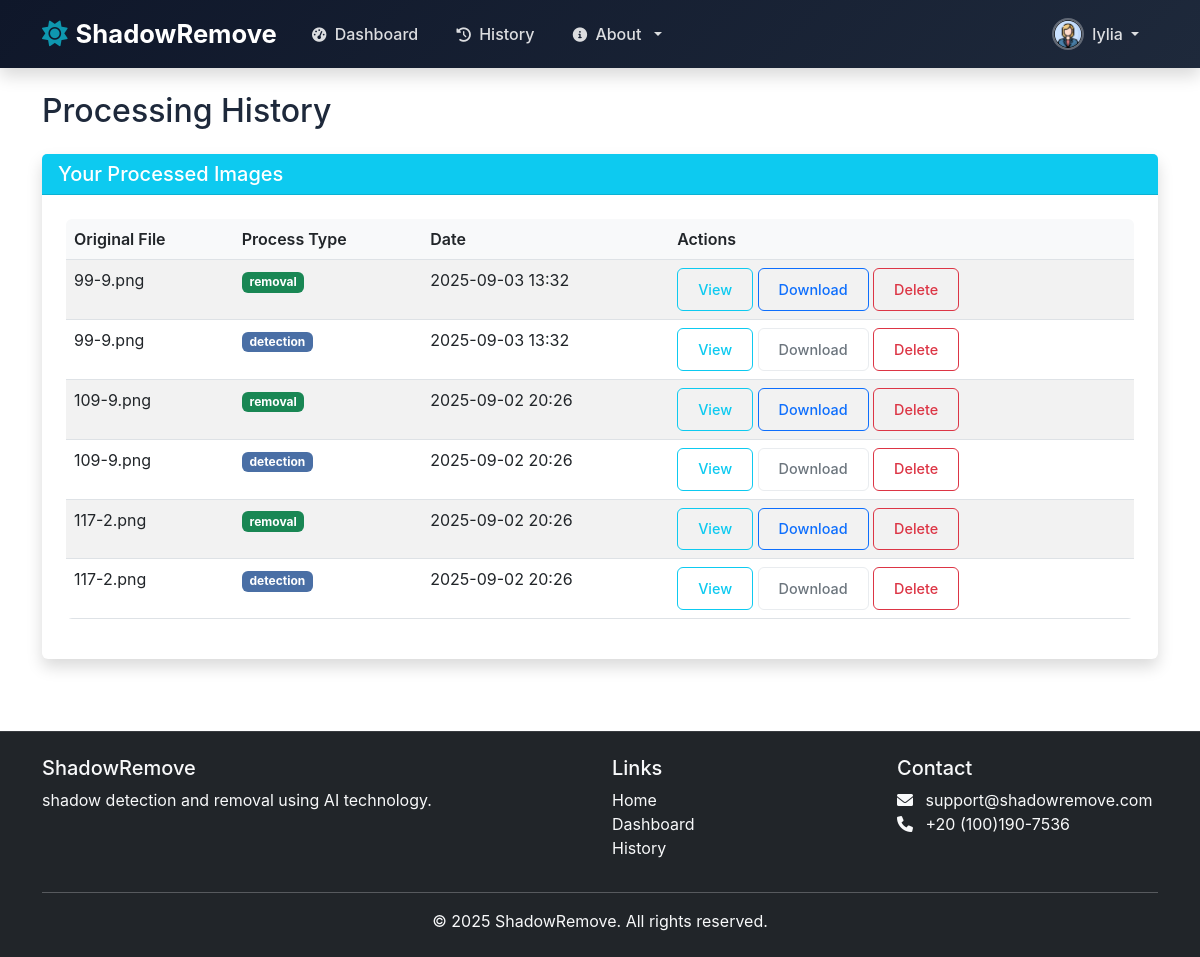
/history (signed in), run on the app's committed database.
### models.py (models this page shows, shortened)
class User(UserMixin, db.Model):
    id = db.Column(db.Integer, primary_key=True)
    username = db.Column(db.String(80), unique=True, nullable=False)
    email = db.Column(db.String(120), unique=True, nullable=False)
    password_hash = db.Column(db.String(128))
    first_name = db.Column(db.String(80), nullable=True)
    last_name = db.Column(db.String(80), nullable=True)
    bio = db.Column(db.Text, nullable=True)
    avatar = db.Column(db.String(120), default='default-avatar.png')
    created_at = db.Column(db.DateTime, default=datetime.utcnow)
    updated_at = db.Column(db.DateTime, default=datetime.utcnow, onupdate=datetime.utcnow)
    is_admin = db.Column(db.Boolean, default=False)
    is_active = db.Column(db.Boolean, default=True)

class ProcessedImage(db.Model):
    id = db.Column(db.Integer, primary_key=True)
    user_id = db.Column(db.Integer, db.ForeignKey('user.id'), nullable=False)
    original_filename = db.Column(db.String(255), nullable=False)
    processed_filename = db.Column(db.String(255), nullable=False)
    process_type = db.Column(db.String(50), nullable=False)  # 'detection' or 'removal'
    created_at = db.Column(db.DateTime, default=datetime.utcnow)
    user = db.relationship('User', backref=db.backref('processed_images', lazy=True))

### app.py (the view)
@app.route('/history')
@login_required
def history():
    processed_images = ProcessedImage.query.filter_by(user_id=current_user.id).order_by(ProcessedImage.created_at.desc()).all()
    return render_template('history.html', images=processed_images)

### app.py (called while the page is built)
@login_manager.user_loader
def load_user(user_id):
    return User.query.get(int(user_id))

### templates/history.html (shortened to what this page needs)
{% extends "base.html" %}
{% block content %}
<div class="row">
    <div class="col-12">
        <h2 class="mb-4">Processing History</h2>
    </div>
</div>
<div class="row">
    <div class="col-12">
        <div class="card shadow">
            <div class="card-header bg-info text-white">
                <h5 class="card-title mb-0">Your Processed Images</h5>
            </div>
            <div class="card-body">
                {% if images %}
                    <div class="table-responsive">
                        <table class="table table-striped">
                            <thead>
                                <tr>
                                    <th>Original File</th>
                                    <th>Process Type</th>
                                    <th>Date</th>
                                    <th>Actions</th>
                                </tr>
                            </thead>
                            <tbody>
                                {% for image in images %}
                                    <tr>
                                        <td>{{ image.original_filename }}</td>
                                        <td>
                                            <span class="badge bg-{% if image.process_type == 'detection' %}primary{% else %}success{% endif %}">
                                                {{ image.process_type }}
                                            </span>
                                        </td>
                                        <td>{{ image.created_at.strftime('%Y-%m-%d %H:%M') }}</td>
                                        <td>
                                            <a href="{{ url_for('view_image', image_id=image.id, template='true') }}"
                                            class="btn btn-sm btn-outline-info">View</a>
                                             {% if image.process_type == 'removal' %}
                                            <a href="{{ url_for('download_image', image_id=image.id) }}"
                                            class="btn btn-sm btn-outline-primary">Download</a>
                                            {% else %}
                                            <span class="btn btn-sm btn-outline-secondary "
                                                data-bs-toggle="tooltip"
                                                data-bs-placement="right"
                                                data-bs-title="Detection images are for preview only. Download is available for shadow removal results.">
                                                Download
                                            </span>
                                            {% endif %}
                                            <form action="{{ url_for('delete_image', image_id=image.id) }}" method="POST" class="d-inline">
                                                <button type="submit" class="btn btn-sm btn-outline-danger delete-btn">Delete</button>
                                            </form>
                                        </td>
                                    </tr>
                                {% endfor %}
                            </tbody>
                        </table>
                    </div>
                {% else %}
                    <p class="text-center text-muted">No processing history yet.</p>
                {% endif %}
            </div>
        </div>
    </div>
</div>
{% endblock %}

### templates/base.html (shortened to what this page needs)
<!DOCTYPE html>
<html lang="en">
<head>
    <link href="https://cdn.jsdelivr.net/npm/bootstrap@5.3.0/dist/css/bootstrap.min.css" rel="stylesheet">
    <link href="https://cdnjs.cloudflare.com/ajax/libs/font-awesome/6.0.0/css/all.min.css" rel="stylesheet">
    <link href="{{ url_for('static', filename='css/profile.css') }}" rel="stylesheet">
    <link rel="stylesheet" href="{{ url_for('static', filename='css/style.css') }}">
    <link rel="stylesheet" href="{{ url_for('static', filename='css/authentication.css') }}">
</head>
<body>
    <nav class="navbar navbar-expand-lg navbar-dark bg-dark fixed-top shadow">
        <div class="container">
            <a class="navbar-brand d-flex align-items-center" href="{{ url_for('index') }}">
                <i class="fas fa-sun me-2"></i>
                <span class="fw-bold">ShadowRemove</span>
            </a>
            <div class="collapse navbar-collapse" id="navbarNav">
                <ul class="navbar-nav me-auto">
                    <li class="nav-item">
                        <a class="nav-link" href="{{ url_for('dashboard') }}">
                            <i class="fas fa-tachometer-alt me-1"></i> Dashboard
                        </a>
                    </li>
                    <li class="nav-item">
                        <a class="nav-link" href="{{ url_for('history') }}">
                            <i class="fas fa-history me-1"></i> History
                        </a>
                    </li>
                    <li class="nav-item dropdown">
                        <a class="nav-link dropdown-toggle" href="#" id="navbarDropdown" role="button" data-bs-toggle="dropdown">
                            <i class="fas fa-info-circle me-1"></i> About
                        </a>
                    </li>
                </ul>
                <ul class="navbar-nav ms-auto">
                    {% if current_user.is_authenticated %}
                    <li class="nav-item dropdown">
                        <a class="nav-link dropdown-toggle d-flex align-items-center" href="#" id="userDropdown" role="button" data-bs-toggle="dropdown">
                            {% if current_user.avatar and current_user.avatar != 'default-avatar.png' %}
                                <img src="{{ url_for('static', filename='uploads/avatars/' + current_user.avatar) }}" class="profile-picture me-2" alt="Profile Picture">
                            {% else %}
                                <img src="{{ url_for('static', filename='images/default-avatar.png') }}" class="profile-picture me-2" alt="Default Profile">
                            {% endif %}
                            <span>{{ current_user.username }}</span>
                        </a>
                    </li>
                    {% endif %}
                </ul>
            </div>
        </div>
    </nav>
    <div class="container mt-5 pt-4">
        {% block content %}{% endblock %}
    </div>
    <footer class="bg-dark text-light py-4 mt-5">
        <div class="container">
            <div class="row">
                <div class="col-md-6">
                    <h5>ShadowRemove</h5>
                    <p>shadow detection and removal using AI technology.</p>
                </div>
                <div class="col-md-3">
                    <h5>Links</h5>
                    <ul class="list-unstyled">
                        <li><a href="{{ url_for('index') }}" class="text-light">Home</a></li>
                        <li><a href="{{ url_for('dashboard') }}" class="text-light">Dashboard</a></li>
                        <li><a href="{{ url_for('history') }}" class="text-light">History</a></li>
                    </ul>
                </div>
                <div class="col-md-3">
                    <h5>Contact</h5>
                    <ul class="list-unstyled">
                        <li><i class="fas fa-envelope me-2"></i> support@shadowremove.com</li>
                        <li><i class="fas fa-phone me-2"></i> +20 (100)190-7536</li>
                    </ul>
                </div>
            </div>
            <hr class="bg-light">
            <div class="text-center">
                <p class="mb-0">&copy; 2025 ShadowRemove. All rights reserved.</p>
            </div>
        </div>
    </footer>
</body>
</html>

### static/css/profile.css (style rules this page uses)
:root { --primary-color: #2c3e50; --secondary-color: #34495e; --accent-color: #3498db; --light-color: #f8f9fa; --dark-color: #2c3e50; --success-color: #27ae60; --warning-color: #f39c12; --danger-color: #e74c3c; --border-color: #e9ecef; --text-muted: #6c757d; --border-radius: 6px; --box-shadow: 0 2px 10px rgba(0, 0, 0, 0.05); --transition: all 0.2s ease; }
.card { border: 1px solid var(--border-color); border-radius: var(--border-radius); box-shadow: var(--box-shadow); margin-bottom: 1.5rem; }
.card-body { padding: 1.5rem; }
.btn { border-radius: var(--border-radius); padding: 0.6rem 1.25rem; font-weight: 600; transition: var(--transition); font-size: 0.9rem; }
.btn-outline-secondary { border: 1px solid var(--border-color); color: var(--text-muted); }

### static/css/style.css (style rules this page uses)
.navbar-brand { font-size: 1.5rem; }
.navbar-nav .nav-link { font-weight: 500; transition: color 0.3s ease; }
body { padding-top: 20px; min-height: 100vh; display: flex; flex-direction: column; }
.container.mt-5.pt-4 { flex: 1; }
footer { margin-top: auto; }
footer a { text-decoration: none; transition: color 0.3s ease; }
.card { border: none; box-shadow: 0 0.5rem 1rem rgba(0, 0, 0, 0.15); transition: transform 0.3s ease, box-shadow 0.3s ease; }
.card-header { border-bottom: 1px solid rgba(0, 0, 0, 0.125); }
.btn { border-radius: 0.375rem; font-weight: 500; transition: all 0.3s ease; }
.table { border-radius: 0.375rem; overflow: hidden; }
.table th { border-top: none; font-weight: 600; background-color: #f8f9fa; }
.badge { font-size: 0.75rem; padding: 0.35em 0.65em; }
:root { --primary-color: #4a6fa5; --secondary-color: #166088; --accent-color: #4cb1a7; --light-color: #f8f9fa; --dark-color: #343a40; --success-color: #28a745; --danger-color: #dc3545; }
.bg-primary { background-color: var(--primary-color) !important; }
:root { --primary: #1a2d7a; --secondary: #1f113a; --dark: #1d2a3a; --light: #f8f9fa; --gray: #6c757d; }
body { font-family: 'Inter', sans-serif; color: var(--dark); overflow-x: hidden; }

### templates/base.html (style rules this page uses)
:root { --primary: #0c255c; --primary-dark: #0c1f53; --secondary: #361969; --accent: #0e97af; --dark: #1e293b; --light: #f8fafc; --gray: #78889e; --gray-light: #dfe3e9; --white: #ffffff; --navbar-dark: #0f172a; }
body { font-family: 'Inter', sans-serif; color: var(--dark); background-color: var(--white); overflow-x: hidden; }
.navbar { background: linear-gradient(135deg, var(--navbar-dark) 0%, var(--dark) 100%) !important; box-shadow: 0 4px 18px rgba(0, 0, 0, 0.15); padding: 0.6rem 0; transition: all 0.3s ease; }
.navbar-brand { font-size: 1.6rem; font-weight: 700; color: var(--white) !important; }
.navbar-brand i { color: var(--accent); transition: all 0.3s ease; }
.navbar-nav .nav-link { font-weight: 500; transition: all 0.3s ease; color: rgba(255, 255, 255, 0.85) !important; padding: 0.5rem 1rem !important; margin: 0 0.2rem; border-radius: 6px; }
.navbar-nav .nav-link i { margin-right: 0.4rem; font-size: 0.9rem; }
.profile-picture { width: 32px; height: 32px; border-radius: 50%; object-fit: cover; border: 2px solid rgba(255, 255, 255, 0.3); transition: all 0.3s ease; }
.dropdown-toggle::after { margin-left: 0.5rem; }
footer { background: linear-gradient(135deg, var(--navbar-dark) 0%, var(--dark极) 100%) !important; border-top: 1px solid rgba(255, 255, 255, 0.1); }
footer a { text-decoration: none; transition: color 0.3s ease; }

### data on the page
User: avatar (picture), username "lylia"
ProcessedImage: original_filename "99-9.png", process_type "removal", created_at "2025-09-03 13:32"
ProcessedImage: original_filename "99-9.png", process_type "detection", created_at "2025-09-03 13:32", shows "Download"
ProcessedImage: original_filename "109-9.png", process_type "removal", created_at "2025-09-02 20:26"
ProcessedImage: original_filename "109-9.png", process_type "detection", created_at "2025-09-02 20:26", shows "Download"
ProcessedImage: original_filename "117-2.png", process_type "removal", created_at "2025-09-02 20:26"
ProcessedImage: original_filename "117-2.png", process_type "detection", created_at "2025-09-02 20:26", shows "Download"
